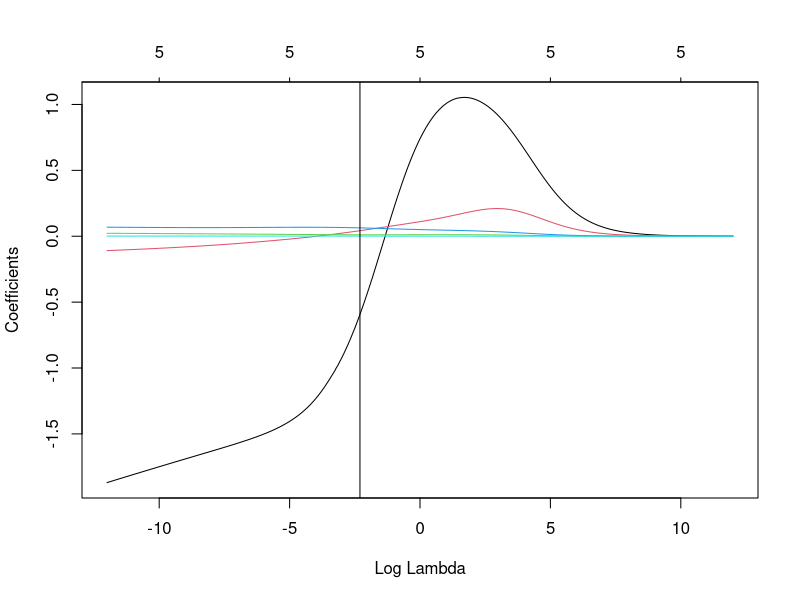
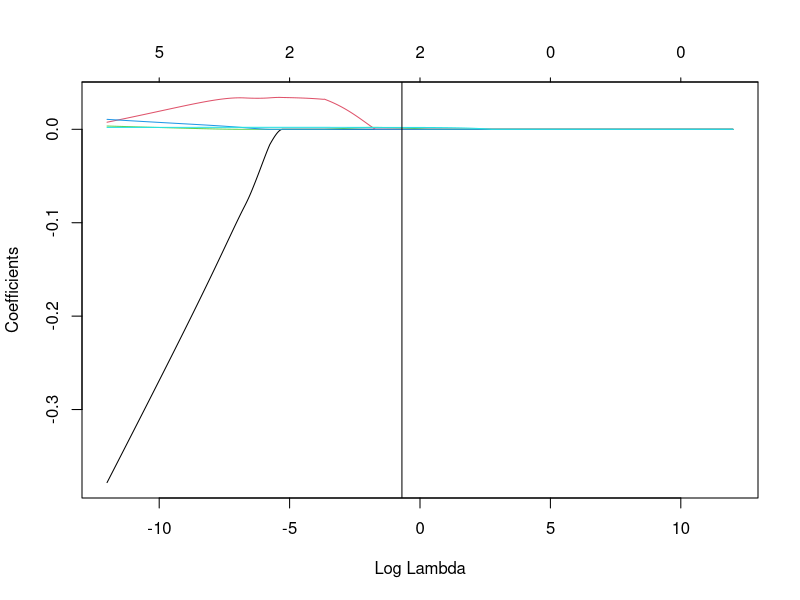
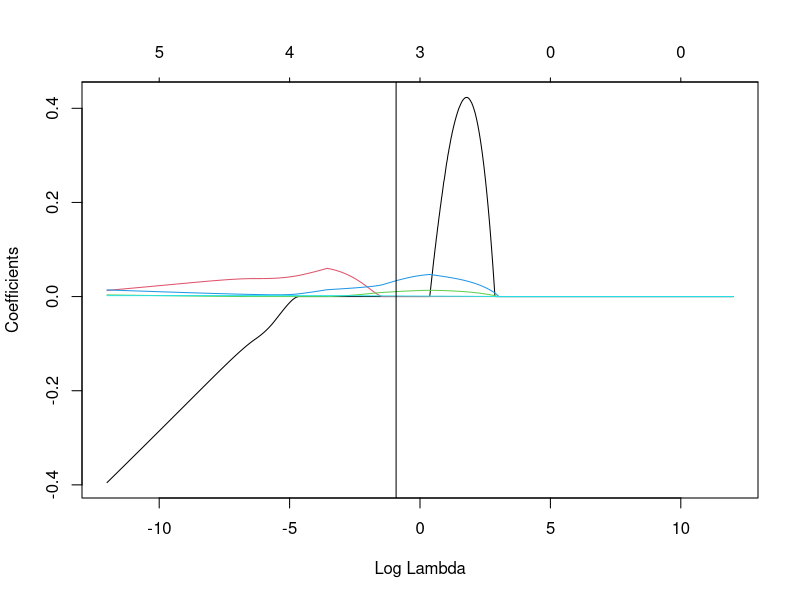

These figures' R source, in order:
#make data frame from original data set
data(trees)
#help(trees)

origfit = lm(Volume ~ .,data=trees)
summary(origfit)

names(trees)
Trees = trees[,c(3,1,2)]  #define a new dataframe with the variables we want, response at the beginning
names(Trees)
GirthHeight=trees$Girth*trees$Height
Girth2=trees$Girth^2
Girth2Height=trees$Girth^2*trees$Height
Trees[,"GirthHeight"] = GirthHeight
Trees[,"Girth2"] = Girth2
Trees[,"Girth2Height"] = Girth2Height

#labels
x = model.matrix(Volume~.,data=Trees)[,-1]
y = Trees[,1]
n = dim(x)[1]
p = dim(x)[2]


#fit multiple regression using all predictors
REGfit = lm(y~x)  
summary(REGfit)  

#fit penalized regression using all predictors
#install.packages("glmnet")
library(glmnet)  # may need to download package glmnet
lambdalist = exp((1200:-1200)/100)  # order large to small
  #fit ridge regression - need alpha = 0
RRfit = glmnet(x, y, alpha = 0,lambda=lambdalist)
coef(RRfit,s=0.1)
plot(RRfit,xvar="lambda",xlim=c(-12,12)); abline(v=log(0.1))
  #fit LASSO - need alpha =1
LASSOfit = glmnet(x, y, alpha = 1,lambda=lambdalist)
coef(LASSOfit,s=0.5)
plot(LASSOfit,xvar="lambda"); abline(v=log(0.5))
  #fit ENET
ENETfit = glmnet(x, y, alpha = 0.75,lambda=lambdalist)
coef(ENETfit,s=0.4)
plot(ENETfit,xvar="lambda"); abline(v=log(0.4))

cbind(coef(RRfit,s=.1)[,1],coef(LASSOfit,s=.5)[,1],coef(ENETfit,s=.4)[,1])
RRyhat = predict(RRfit,newx=x,s=.1); LASSOyhat = predict(LASSOfit,newx=x,s=.5); ENETyhat = predict(ENETfit,newx=x,s=.4)
round(cbind(RRyhat,LASSOyhat,ENETyhat,y),2)

